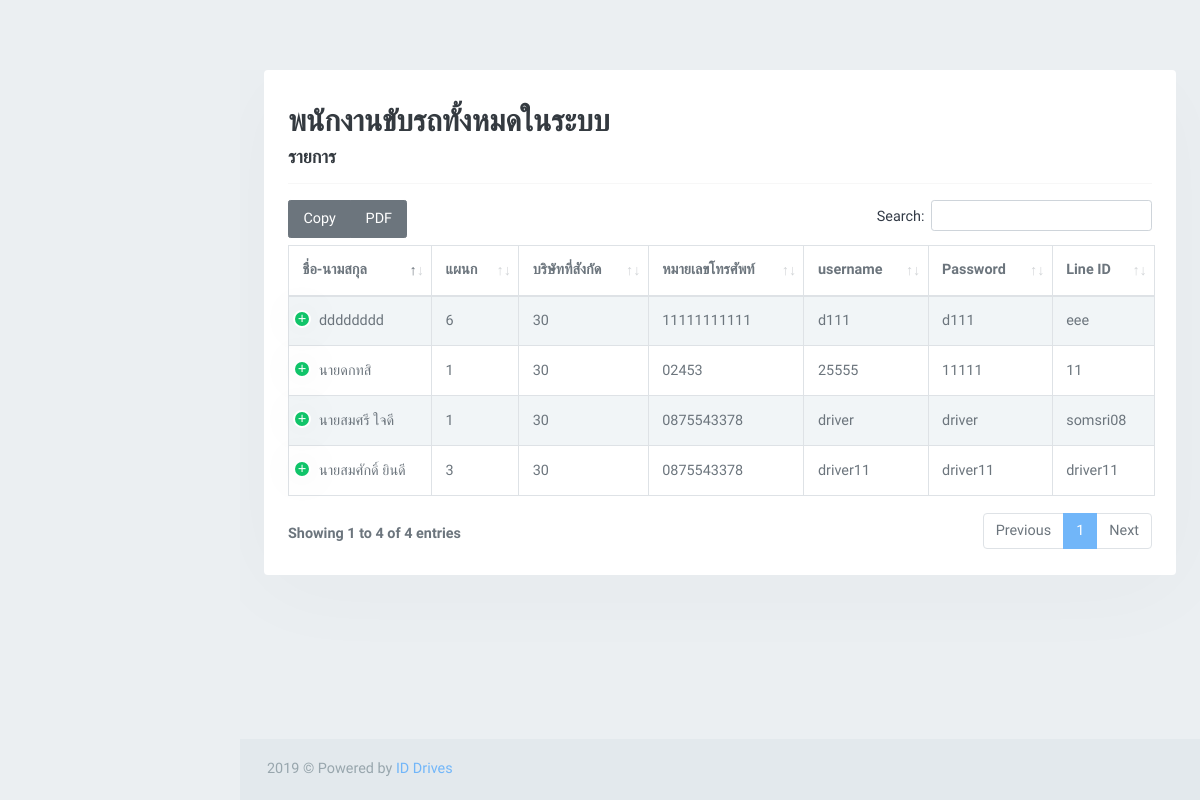
/counter_driver_show.php?user_id=30, run on the app's committed database.
### tables this page shows
CREATE TABLE `car_driver` (
  `driver_id` int(3) NOT NULL,
  `driver_name` varchar(100) NOT NULL,
  `driver_department` varchar(100) NOT NULL,
  `user_id` int(3) NOT NULL,
  `driver_tel` varchar(11) NOT NULL,
  `driver_username` varchar(100) NOT NULL,
  `driver_password` varchar(100) NOT NULL,
  `lineid` varchar(100) NOT NULL
);

CREATE TABLE `company` (
  `user_id` int(10) NOT NULL,
  `company_zone` varchar(100) NOT NULL,
  `company_name` text NOT NULL,
  `company_tex` int(20) NOT NULL,
  `company_tel` varchar(100) NOT NULL,
  `company_address` text NOT NULL,
  `company_province` varchar(30) NOT NULL,
  `company_amphur` varchar(50) NOT NULL,
  `company_tumbon` varchar(50) NOT NULL,
  `company_zip` int(5) NOT NULL,
  `company_date_add` datetime NOT NULL
);

### counter_driver_show.php (the view, shortened to what this page needs)
<!DOCTYPE html>
<html lang="th">
    <head>
        <link href="assets/libs/datatables/dataTables.bootstrap4.css" rel="stylesheet" type="text/css" />
        <link href="assets/libs/datatables/responsive.bootstrap4.css" rel="stylesheet" type="text/css" />
        <link href="assets/libs/datatables/buttons.bootstrap4.css" rel="stylesheet" type="text/css" />
        <link href="assets/libs/datatables/select.bootstrap4.css" rel="stylesheet" type="text/css" />
        <link rel="stylesheet" href="assets/libs/sweetalert2/sweetalert2.min.css">
          <link href="assets/css/bootstrap.min.css" rel="stylesheet" type="text/css" />
          <link href="assets/css/icons.min.css" rel="stylesheet" type="text/css" />
          <link href="assets/css/app.min.css" rel="stylesheet" type="text/css" />
    </head>
    <body>
        <div id="wrapper">
        <?php
        include("counter_left_sidebar.php");
    ?>
            <div class="content-page">
                <div class="content">
                    <div class="container-fluid">
                            <div class="row">
                                    <div class="col-xl-12 col-md-12">
                                        <div class="card-box">
                                            <h2 class="">พนักงานขับรถทั้งหมดในระบบ</h2>
                                            <h4>รายการ</h4>
                                            <hr/>
                                            <table id="datatable-buttons" class="table table-striped table-bordered dt-responsive nowrap">
                                                <thead>
                                                <tr>
                                                    <th>ชื่อ-นามสกุล</th>
                                                    <th>แผนก</th>
                                                    <th>บริษัทที่สังกัด</th>
                                                    <th>หมายเลขโทรศัพท์</th>
                                                    <th>username</th>
                                                    <th>Password</th>
                                                    <th>Line ID</th>
                                                </tr>
                                                </thead>
                                                <tbody>
                                                <?php
                                                $car_id = $_GET['user_id'];
                                                $sql = "SELECT car_driver.driver_id ,car_driver.driver_name ,car_driver.driver_department ,car_driver.user_id,
                                                car_driver.driver_tel ,car_driver.driver_username ,car_driver.driver_password ,car_driver.lineid,
                                                company.user_id,company.company_name FROM  car_driver
                                                INNER JOIN company ON car_driver.user_id = company.user_id
                                                 WHERE car_driver.user_id = '$car_id' ";
                                                $query = mysqli_query($con, $sql) or die("Database selection failed: " . mysqli_error($con));
                                                while($result = mysqli_fetch_array($query, MYSQLI_ASSOC)) {
                                                    ?>
                                                    <tr>
                                                        <td><?php echo $result['driver_name'] ?></td>
                                                        <td><?php echo $result['driver_department'] ?></td>
                                                        <td><?php echo $result['user_id'] ?></td>
                                                        <td><?php echo $result['driver_tel'] ?></td>
                                                        <td><?php echo $result['driver_username'] ?></td>
                                                        <td><?php echo $result['driver_password'] ?></td>
                                                        <td><?php echo $result['lineid'] ?></td>
                                                    </tr>
                                                    <?PHP
                                                }
                                                ?>
                                                </tbody>
                                            </table>
                                        </div>
                                    </div>
                                </div>
                    </div>
                </div>
                <footer class="footer">
                    <div class="container-fluid">
                        <div class="row">
                            <div class="col-md-6">
                               2019 &copy; Powered by <a href="#">ID Drives</a>
                            </div>
                        </div>
                    </div>
                </footer>
            </div>
        </div>
    </body>
</html>

### data on the page
car_driver: driver_name "dddddddd", driver_department "6", company.user_id "30", driver_tel "11111111111", driver_username "d111", driver_password "d111", lineid "eee"
car_driver: driver_name "นายดกทสิ", driver_department "1", company.user_id "30", driver_tel "02453", driver_username "25555", driver_password "11111", lineid "11"
car_driver: driver_name "นายสมศรี ใจดี", driver_department "1", company.user_id "30", driver_tel "0875543378", driver_username "driver", driver_password "driver", lineid "somsri08"
car_driver: driver_name "นายสมศักดิ์ ยินดี", driver_department "3", company.user_id "30", driver_tel "0875543378", driver_username "driver11", driver_password "driver11", lineid "driver11"
